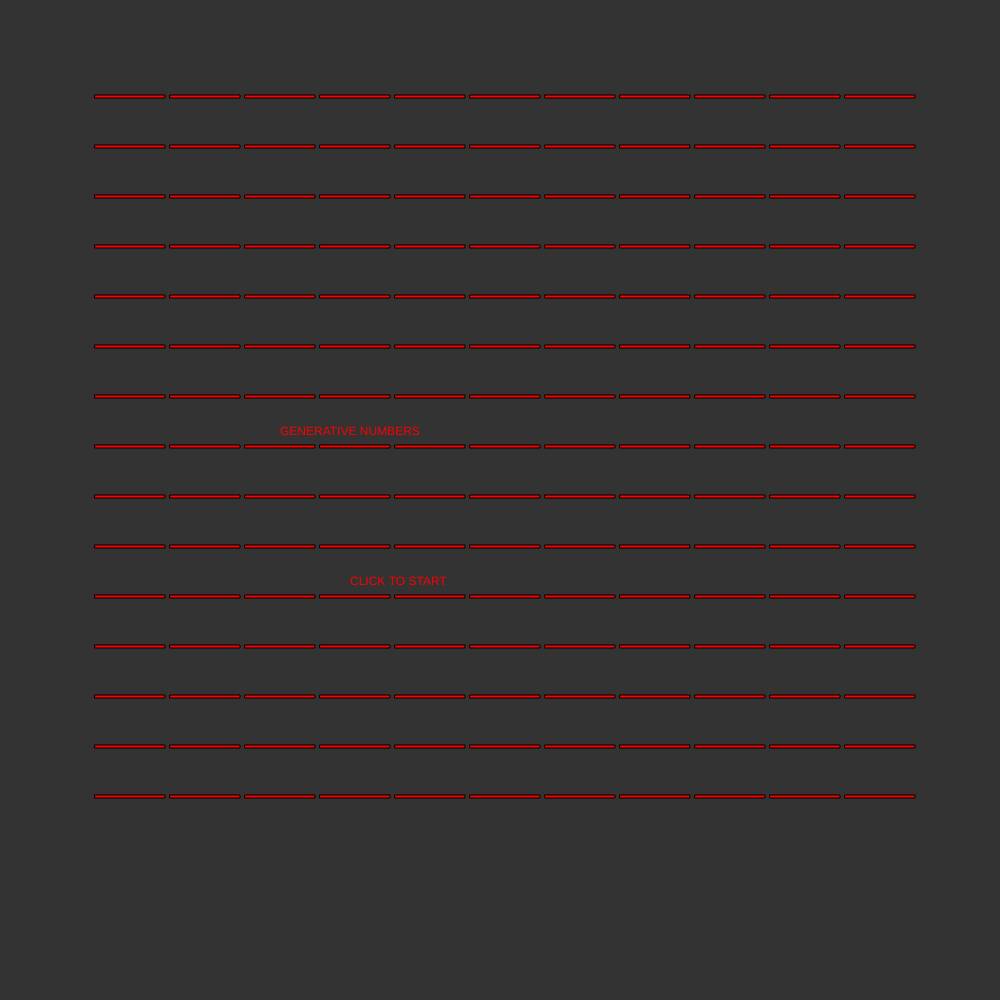
Frame 1 (no input)
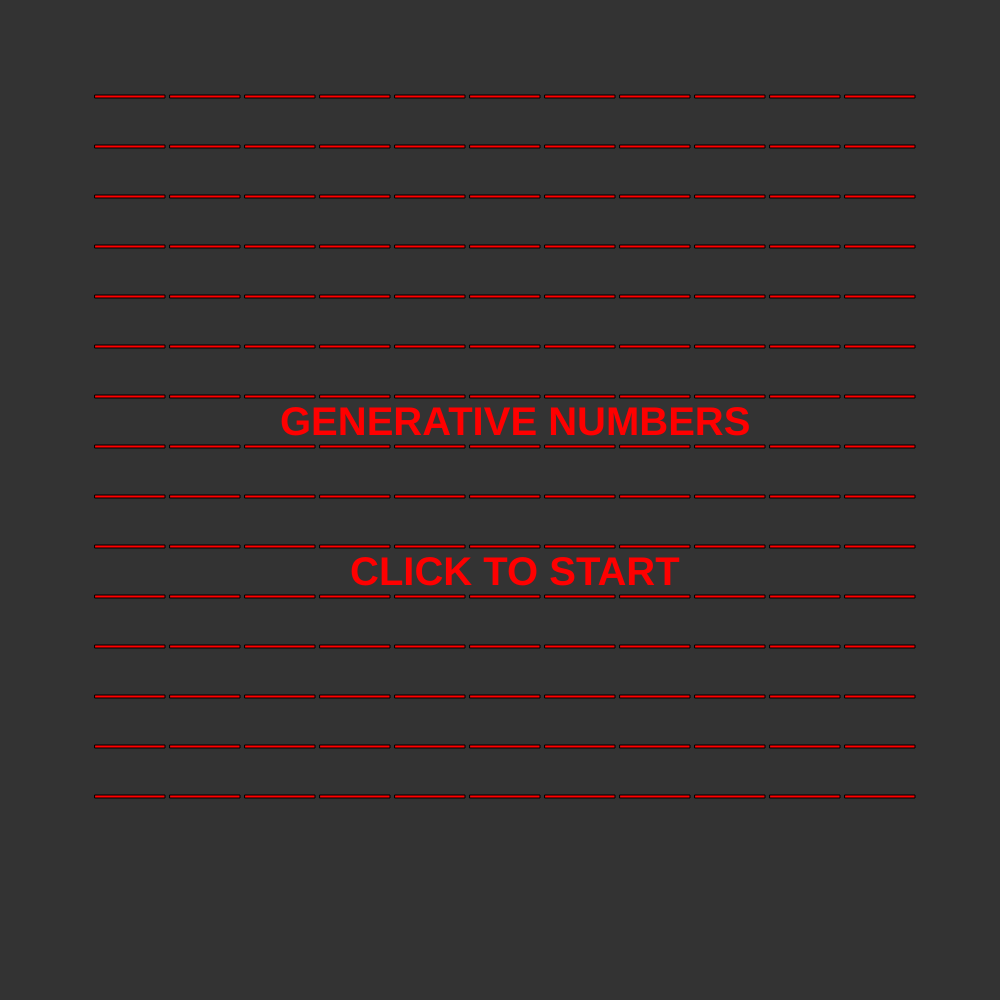
Frame 60 (no input)
Frame 120 (the mouse pressed at the canvas centre since frame 60): identical to frame 60, image omitted

The p5.js sketch that drew these frames (run headless with seeded random() and noise() and a simulated clock; from frame 60 on, the mouse is pressed at the canvas centre):

// p5.js sketch
// ── sketch.js
function setup() {
  createCanvas(1000, 1000);

  //definim els colors que te el programa

  Color1 = color(2550,0,0);
  randomColor2 = color(random(255),random(255),random(255));
  randomColor3 = color(random(255),random(255),random(255));
  randomColor4 = color(random(255),random(255),random(255));
  randomColor5 = color(random(255),random(255),random(255));
}

//declarem les variables del programa, bools i variables

y=50;

var click = false;
let scene = 1;
let r;

//creem la pantalla principal

function error(){
  background(51);
  fill(Color1);
  text("GENERATIVE NUMBERS",280,435);
  text("CLICK TO START",350,585);
  textSize(40);
  textStyle("bold");

  for (let i = 95; i < 845; i += 50) {
    rect(95, i, 70, 3);
    rect(170, i, 70, 3);
    rect(245, i, 70, 3);
    rect(320, i, 70, 3);
    rect(395, i, 70, 3);
    rect(470, i, 70, 3);
    rect(545, i, 70, 3);
    rect(620, i, 70, 3);
    rect(695, i, 70, 3);
    rect(770, i, 70, 3);
    rect(845, i, 70, 3);
}
}

//creem el numero 0

function zero(){
  background(51);
  fill(randomColor2);
 //linea 1
  rect(95, y, 70, 3);
  rect(170, y, 70, 3);
  rect(245, y, 70, 3);
  rect(320, y, 70, 8);
  rect(395, y, 70, 20);
  rect(470, y, 70, 20);
  rect(545, y, 70, 20);
  rect(620, y, 70, 8);
  rect(695, y, 70, 3);
  rect(770, y, 70, 3);
  rect(845, y, 70, 3);
  
  //linea2
  rect(95, y*2, 70, 3);
  rect(170, y*2, 70, 3);
  rect(245, y*2, 70, 8);
  rect(320, y*2, 70, 20);
  rect(395, y*2, 70, 20);
  rect(470, y*2, 70, 20);
  rect(545, y*2, 70, 20);
  rect(620, y*2, 70, 20);
  rect(695, y*2, 70, 8);
  rect(770, y*2, 70, 3);
  rect(845, y*2, 70, 3);
  
  //linea 3
  rect(95, y*3, 70, 3);
  rect(170, y*3, 70, 8);
  rect(245, y*3, 70, 20);
  rect(320, y*3, 70, 20);
  rect(395, y*3, 70, 20);
  rect(470, y*3, 70, 20);
  rect(545, y*3, 70, 20);
  rect(620, y*3, 70, 20);
  rect(695, y*3, 70, 20);
  rect(770, y*3, 70, 8);
  rect(845, y*3, 70, 3);
  
  //linea 4
  rect(95, y*4, 70, 8);
  rect(170, y*4, 70, 20);
  rect(245, y*4, 70, 20);
  rect(320, y*4, 70, 20);
  rect(620, y*4, 70, 20);
  rect(695, y*4, 70, 20);
  rect(770, y*4, 70, 20);
  rect(845, y*4, 70, 8);
  
  //linea 5
  rect(95, y*5, 70, 8);
  rect(170, y*5, 70, 20);
  rect(245, y*5, 70, 20);
  rect(320, y*5, 70, 20);
  rect(620, y*5, 70, 20);
  rect(695, y*5, 70, 20);
  rect(770, y*5, 70, 20);
  rect(845, y*5, 70, 8);
  
  //linea 6
  rect(95, y*6, 70, 8);
  rect(170, y*6, 70, 20);
  rect(245, y*6, 70, 20);
  rect(320, y*6, 70, 20);
  rect(620, y*6, 70, 20);
  rect(695, y*6, 70, 20);
  rect(770, y*6, 70, 20);
  rect(845, y*6, 70, 8);
  
  //linea 7
  rect(95, y*7, 70, 8);
  rect(170, y*7, 70, 20);
  rect(245, y*7, 70, 20);
  rect(320, y*7, 70, 20);
  rect(620, y*7, 70, 20);
  rect(695, y*7, 70, 20);
  rect(770, y*7, 70, 20);
  rect(845, y*7, 70, 8);
  
  //linea 8
  rect(95, y*8, 70, 8);
  rect(170, y*8, 70, 20);
  rect(245, y*8, 70, 20);
  rect(320, y*8, 70, 20);
  rect(620, y*8, 70, 20);
  rect(695, y*8, 70, 20);
  rect(770, y*8, 70, 20);
  rect(845, y*8, 70, 8);
  
  //linea9
  rect(95, y*9, 70, 8);
  rect(170, y*9, 70, 20);
  rect(245, y*9, 70, 20);
  rect(320, y*9, 70, 20);
  rect(620, y*9, 70, 20);
  rect(695, y*9, 70, 20);
  rect(770, y*9, 70, 20);
  rect(845, y*9, 70, 8);
  
  //linea10
  rect(95, y*10, 70, 8);
  rect(170, y*10, 70, 20);
  rect(245, y*10, 70, 20);
  rect(320, y*10, 70, 20);
  rect(620, y*10, 70, 20);
  rect(695, y*10, 70, 20);
  rect(770, y*10, 70, 20);
  rect(845, y*10, 70, 8);
  
  //linea11
  rect(95, y*11, 70, 8);
  rect(170, y*11, 70, 20);
  rect(245, y*11, 70, 20);
  rect(320, y*11, 70, 20);
  rect(620, y*11, 70, 20);
  rect(695, y*11, 70, 20);
  rect(770, y*11, 70, 20);
  rect(845, y*11, 70, 8);
  
  //linea12
  rect(95, y*12, 70, 8);
  rect(170, y*12, 70, 20);
  rect(245, y*12, 70, 20);
  rect(320, y*12, 70, 20);
  rect(620, y*12, 70, 20);
  rect(695, y*12, 70, 20);
  rect(770, y*12, 70, 20);
  rect(845, y*12, 70, 8);
  
  //linea13
  rect(95, y*13, 70, 8);
  rect(170, y*13, 70, 20);
  rect(245, y*13, 70, 20);
  rect(320, y*13, 70, 20);
  rect(620, y*13, 70, 20);
  rect(695, y*13, 70, 20);
  rect(770, y*13, 70, 20);
  rect(845, y*13, 70, 8);
  
  //linea14
  rect(95, y*14, 70, 8);
  rect(170, y*14, 70, 20);
  rect(245, y*14, 70, 20);
  rect(320, y*14, 70, 20);
  rect(620, y*14, 70, 20);
  rect(695, y*14, 70, 20);
  rect(770, y*14, 70, 20);
  rect(845, y*14, 70, 8);
  
  //linea15
  rect(95, y*15, 70, 3);
  rect(170, y*15, 70, 8);
  rect(245, y*15, 70, 20);
  rect(320, y*15, 70, 20);
  rect(395, y*15, 70, 20);
  rect(470, y*15, 70, 20);
  rect(545, y*15, 70, 20);
  rect(620, y*15, 70, 20);
  rect(695, y*15, 70, 20);
  rect(770, y*15, 70, 8);
  rect(845, y*15, 70, 3);
  
  //linea16
  rect(95, y*16, 70, 3);
  rect(170, y*16, 70, 3);
  rect(245, y*16, 70, 8);
  rect(320, y*16, 70, 20);
  rect(395, y*16, 70, 20);
  rect(470, y*16, 70, 20);
  rect(545, y*16, 70, 20);
  rect(620, y*16, 70, 20);
  rect(695, y*16, 70, 8);
  rect(770, y*16, 70, 3);
  rect(845, y*16, 70, 3);
  
  //linea17
  rect(95, y*17, 70, 3);
  rect(170, y*17, 70, 3);
  rect(245, y*17, 70, 3);
  rect(320, y*17, 70, 8);
  rect(395, y*17, 70, 20);
  rect(470, y*17, 70, 20);
  rect(545, y*17, 70, 20);
  rect(620, y*17, 70, 8);
  rect(695, y*17, 70, 3);
  rect(770, y*17, 70, 3);
  rect(845, y*17, 70, 3); 
}

//creem el numero 1

function one(){
  background(51);
  fill(randomColor3);
  //linea 1
  rect(95, y, 70, 3);
  rect(170, y, 70, 3);
  rect(245, y, 70, 3);
  rect(320, y, 70, 8);
  rect(395, y, 70, 20);
  rect(470, y, 70, 20);
  rect(545, y, 70, 20);
  rect(620, y, 70, 8);
  rect(695, y, 70, 3);
  rect(770, y, 70, 3);
  rect(845, y, 70, 3);
  
  //linea2
  rect(95, y*2, 70, 3);
  rect(170, y*2, 70, 3);
  rect(245, y*2, 70, 8);
  rect(320, y*2, 70, 20);
  rect(395, y*2, 70, 20);
  rect(470, y*2, 70, 20);
  rect(545, y*2, 70, 20);
  rect(620, y*2, 70, 20);
  rect(695, y*2, 70, 8);
  rect(770, y*2, 70, 3);
  rect(845, y*2, 70, 3);
  
  //linea 3
  rect(95, y*3, 70, 3);
  rect(170, y*3, 70, 8);
  rect(245, y*3, 70, 20);
  rect(320, y*3, 70, 20);
  rect(395, y*3, 70, 20);
  rect(470, y*3, 70, 8);
  rect(545, y*3, 70, 20);
  rect(620, y*3, 70, 20);
  rect(695, y*3, 70, 20);
  rect(770, y*3, 70, 3);
  rect(845, y*3, 70, 3);
  
  //linea 4
  rect(95, y*4, 70, 8);
  rect(170, y*4, 70, 20);
  rect(245, y*4, 70, 20);
  rect(320, y*4, 70, 20);
  rect(545, y*4, 70, 20);
  rect(620, y*4, 70, 20);
  rect(695, y*4, 70, 20);
  rect(770, y*4, 70, 3);
  rect(845, y*4, 70, 3);
  
  //linea 5
  rect(95, y*5, 70, 8);
  rect(170, y*5, 70, 20);
  rect(245, y*5, 70, 20);
  rect(320, y*5, 70, 8);
  rect(545, y*5, 70, 20);
  rect(620, y*5, 70, 20);
  rect(695, y*5, 70, 20);
  rect(770, y*5, 70, 3);
  rect(845, y*5, 70, 3);
  
  //linea 6
  rect(95, y*6, 70, 8);
  rect(170, y*6, 70, 20);
  rect(245, y*6, 70, 8);
  rect(320, y*6, 70, 3);
  rect(545, y*6, 70, 20);
  rect(620, y*6, 70, 20);
  rect(695, y*6, 70, 20);
  rect(770, y*6, 70, 3);
  rect(845, y*6, 70, 3);
  
  //linea 7
  rect(545, y*7, 70, 20);
  rect(620, y*7, 70, 20);
  rect(695, y*7, 70, 20);
  rect(770, y*7, 70, 3);
  rect(845, y*7, 70, 3);
  
  //linea 8
  rect(545, y*8, 70, 20);
  rect(620, y*8, 70, 20);
  rect(695, y*8, 70, 20);
  rect(770, y*8, 70, 3);
  rect(845, y*8, 70, 3);
  
  //linea9
  rect(545, y*9, 70, 20);
  rect(620, y*9, 70, 20);
  rect(695, y*9, 70, 20);
  rect(770, y*9, 70, 3);
  rect(845, y*9, 70, 3);
  
  //linea10
  rect(545, y*10, 70, 20);
  rect(620, y*10, 70, 20);
  rect(695, y*10, 70, 20);
  rect(770, y*10, 70, 3);
  rect(845, y*10, 70, 3);
  
  //linea11
  rect(545, y*11, 70, 20);
  rect(620, y*11, 70, 20);
  rect(695, y*11, 70, 20);
  rect(770, y*11, 70, 3);
  rect(845, y*11, 70, 3);
  
  //linea12
  rect(545, y*12, 70, 20);
  rect(620, y*12, 70, 20);
  rect(695, y*12, 70, 20);
  rect(770, y*12, 70, 3);
  rect(845, y*12, 70, 3);
  
  //linea13
  rect(545, y*13, 70, 20);
  rect(620, y*13, 70, 20);
  rect(695, y*13, 70, 20);
  rect(770, y*13, 70, 3);
  rect(845, y*13, 70, 3);
  
  //linea14
  rect(545, y*14, 70, 20);
  rect(620, y*14, 70, 20);
  rect(695, y*14, 70, 20);
  rect(770, y*14, 70, 3);
  rect(845, y*14, 70, 3);
  
  //linea15
  rect(470, y*15, 70, 8);
  rect(545, y*15, 70, 20);
  rect(620, y*15, 70, 20);
  rect(695, y*15, 70, 20);
  rect(770, y*15, 70, 8);
  rect(845, y*15, 70, 3);
  
  //linea16
  rect(470, y*16, 70, 20);
  rect(545, y*16, 70, 20);
  rect(620, y*16, 70, 20);
  rect(695, y*16, 70, 20);
  rect(770, y*16, 70, 20);
  rect(845, y*16, 70, 3);
  
  //linea17
  rect(470, y*17, 70, 20);
  rect(545, y*17, 70, 20);
  rect(620, y*17, 70, 20);
  rect(695, y*17, 70, 20);
  rect(770, y*17, 70, 20);
  rect(845, y*17, 70, 3);
}

//creem el numero 2

function two(){
  background(51);
  fill(randomColor4);
  //linea 1
  rect(95, y, 70, 3);
  rect(170, y, 70, 3);
  rect(245, y, 70, 3);
  rect(320, y, 70, 8);
  rect(395, y, 70, 20);
  rect(470, y, 70, 20);
  rect(545, y, 70, 20);
  rect(620, y, 70, 8);
  rect(695, y, 70, 3);
  rect(770, y, 70, 3);
  rect(845, y, 70, 3);
  
  //linea2
  rect(95, y*2, 70, 3);
  rect(170, y*2, 70, 3);
  rect(245, y*2, 70, 8);
  rect(320, y*2, 70, 20);
  rect(395, y*2, 70, 20);
  rect(470, y*2, 70, 20);
  rect(545, y*2, 70, 20);
  rect(620, y*2, 70, 20);
  rect(695, y*2, 70, 8);
  rect(770, y*2, 70, 3);
  rect(845, y*2, 70, 3);
  
  //linea 3
  rect(95, y*3, 70, 3);
  rect(170, y*3, 70, 8);
  rect(245, y*3, 70, 20);
  rect(320, y*3, 70, 20);
  rect(395, y*3, 70, 20);
  rect(470, y*3, 70, 20);
  rect(545, y*3, 70, 20);
  rect(620, y*3, 70, 20);
  rect(695, y*3, 70, 20);
  rect(770, y*3, 70, 8);
  rect(845, y*3, 70, 3);
  
  //linea 4
  rect(95, y*4, 70, 8);
  rect(170, y*4, 70, 20);
  rect(245, y*4, 70, 20);
  rect(320, y*4, 70, 20);
  rect(545, y*4, 70, 20);
  rect(620, y*4, 70, 20);
  rect(695, y*4, 70, 20);
  rect(770, y*4, 70, 20);
  rect(845, y*4, 70, 8);
  
  //linea 5
  rect(95, y*5, 70, 8);
  rect(170, y*5, 70, 20);
  rect(245, y*5, 70, 20);
  rect(320, y*5, 70, 20);
  rect(545, y*5, 70, 20);
  rect(620, y*5, 70, 20);
  rect(695, y*5, 70, 20);
  rect(770, y*5, 70, 20);
  rect(845, y*5, 70, 8);
  
  //linea 6
  rect(545, y*6, 70, 20);
  rect(620, y*6, 70, 20);
  rect(695, y*6, 70, 20);
  rect(770, y*6, 70, 20);
  rect(845, y*6, 70, 8);
  
  //linea 7
  rect(545, y*7, 70, 20);
  rect(620, y*7, 70, 20);
  rect(695, y*7, 70, 20);
  rect(770, y*7, 70, 8);
  rect(845, y*7, 70, 8);
  
  //linea 8
  rect(545, y*8, 70, 20);
  rect(620, y*8, 70, 20);
  rect(695, y*8, 70, 20);
  rect(770, y*8, 70, 8);
  rect(845, y*8, 70, 3);
  
  //linea9
  
  rect(395, y*9, 70, 8);
  rect(470, y*9, 70, 20);
  rect(545, y*9, 70, 20);
  rect(620, y*9, 70, 20);
  rect(695, y*9, 70, 8);
  rect(770, y*9, 70, 3);
  rect(845, y*9, 70, 3);
  
  //linea10
  rect(320, y*10, 70, 8);
  rect(395, y*10, 70, 20);
  rect(470, y*10, 70, 20);
  rect(545, y*10, 70, 20);
  rect(620, y*10, 70, 8);
  rect(695, y*10, 70, 3);
  rect(770, y*10, 70, 3);
  rect(845, y*10, 70, 3);
  
  //linea11
  rect(95, y*11, 70, 3);
  rect(170, y*11, 70, 3);
  rect(245, y*11, 70, 8);
  rect(320, y*11, 70, 20);
  rect(395, y*11, 70, 20);
  rect(470, y*11, 70, 20);
  rect(545, y*11, 70, 20);
  rect(620, y*11, 70, 8);
  rect(695, y*11, 70, 3);
  rect(770, y*11, 70, 3);
  rect(845, y*11, 70, 3);
  
  //linea12
  rect(95, y*12, 70, 3);
  rect(170, y*12, 70, 8);
  rect(245, y*12, 70, 20);
  rect(320, y*12, 70, 20);
  rect(395, y*12, 70, 20);
  rect(470, y*12, 70, 20);
  rect(545, y*12, 70, 20);
  rect(620, y*12, 70, 8);
  rect(695, y*12, 70, 3);
  rect(770, y*12, 70, 3);
  rect(845, y*12, 70, 3);
  
  //linea13
  rect(95, y*13, 70, 3);
  rect(170, y*13, 70, 8);
  rect(245, y*13, 70, 20);
  rect(320, y*13, 70, 20);
  rect(395, y*13, 70, 20);
  rect(470, y*13, 70, 20);
  rect(545, y*13, 70, 8);
  rect(620, y*13, 70, 3);
  rect(695, y*13, 70, 3);
  rect(770, y*13, 70, 3);
  rect(845, y*13, 70, 3);
  
  //linea14
  rect(95, y*14, 70, 3);
  rect(170, y*14, 70, 8);
  rect(245, y*14, 70, 20);
  rect(320, y*14, 70, 20);
  rect(395, y*14, 70, 20);
  rect(470, y*14, 70, 20);
  rect(545, y*14, 70, 8);
  rect(620, y*14, 70, 3);
  rect(695, y*14, 70, 3);
  rect(770, y*14, 70, 3);
  rect(845, y*14, 70, 3);
  
  //linea15
  rect(95, y*15, 70, 8);
  rect(170, y*15, 70, 20);
  rect(245, y*15, 70, 20);
  rect(320, y*15, 70, 20);
  rect(395, y*15, 70, 20);
  rect(470, y*15, 70, 20);
  rect(545, y*15, 70, 20);
  rect(620, y*15, 70, 20);
  rect(695, y*15, 70, 20);
  rect(770, y*15, 70, 20);
  rect(845, y*15, 70, 8);
  
  //linea16
  rect(95, y*16, 70, 8);
  rect(170, y*16, 70, 20);
  rect(245, y*16, 70, 20);
  rect(320, y*16, 70, 20);
  rect(395, y*16, 70, 20);
  rect(470, y*16, 70, 20);
  rect(545, y*16, 70, 20);
  rect(620, y*16, 70, 20);
  rect(695, y*16, 70, 20);
  rect(770, y*16, 70, 20);
  rect(845, y*16, 70, 20);
  
  //linea17
  rect(95, y*17, 70, 8);
  rect(170, y*17, 70, 20);
  rect(245, y*17, 70, 20);
  rect(320, y*17, 70, 20);
  rect(395, y*17, 70, 20);
  rect(470, y*17, 70, 20);
  rect(545, y*17, 70, 20);
  rect(620, y*17, 70, 20);
  rect(695, y*17, 70, 20);
  rect(770, y*17, 70, 20);
  rect(845, y*17, 70, 20);
   
}

//creem el numero 3

function three(){
  background(51);
  fill(randomColor5);
  //linea 1
  rect(95, y, 70, 3);
  rect(170, y, 70, 3);
  rect(245, y, 70, 3);
  rect(320, y, 70, 8);
  rect(395, y, 70, 20);
  rect(470, y, 70, 20);
  rect(545, y, 70, 20);
  rect(620, y, 70, 8);
  rect(695, y, 70, 3);
  rect(770, y, 70, 3);
  rect(845, y, 70, 3);
  
  //linea2
  rect(95, y*2, 70, 3);
  rect(170, y*2, 70, 3);
  rect(245, y*2, 70, 8);
  rect(320, y*2, 70, 20);
  rect(395, y*2, 70, 20);
  rect(470, y*2, 70, 20);
  rect(545, y*2, 70, 20);
  rect(620, y*2, 70, 20);
  rect(695, y*2, 70, 8);
  rect(770, y*2, 70, 3);
  rect(845, y*2, 70, 3);
  
  //linea 3
  rect(95, y*3, 70, 3);
  rect(170, y*3, 70, 8);
  rect(245, y*3, 70, 20);
  rect(320, y*3, 70, 20);
  rect(395, y*3, 70, 20);
  rect(470, y*3, 70, 20);
  rect(545, y*3, 70, 20);
  rect(620, y*3, 70, 20);
  rect(695, y*3, 70, 20);
  rect(770, y*3, 70, 8);
  rect(845, y*3, 70, 3);
  
  //linea 4
  rect(95, y*4, 70, 8);
  rect(170, y*4, 70, 20);
  rect(245, y*4, 70, 20);
  rect(320, y*4, 70, 20);
  rect(545, y*4, 70, 20);
  rect(620, y*4, 70, 20);
  rect(695, y*4, 70, 20);
  rect(770, y*4, 70, 20);
  rect(845, y*4, 70, 8);
  
  //linea 5
  rect(95, y*5, 70, 8);
  rect(170, y*5, 70, 20);
  rect(245, y*5, 70, 20);
  rect(320, y*5, 70, 20);
  rect(545, y*5, 70, 20);
  rect(620, y*5, 70, 20);
  rect(695, y*5, 70, 20);
  rect(770, y*5, 70, 20);
  rect(845, y*5, 70, 8);
  
  //linea 6
  rect(545, y*6, 70, 20);
  rect(620, y*6, 70, 20);
  rect(695, y*6, 70, 20);
  rect(770, y*6, 70, 20);
  rect(845, y*6, 70, 8);
  
  //linea 7
  rect(545, y*7, 70, 20);
  rect(620, y*7, 70, 20);
  rect(695, y*7, 70, 20);
  rect(770, y*7, 70, 8);
  rect(845, y*7, 70, 8);
  
  //linea 8
  rect(545, y*8, 70, 20);
  rect(620, y*8, 70, 20);
  rect(695, y*8, 70, 20);
  rect(770, y*8, 70, 8);
  rect(845, y*8, 70, 3);
  
  //linea9
  
  rect(395, y*9, 70, 8);
  rect(470, y*9, 70, 20);
  rect(545, y*9, 70, 20);
  rect(620, y*9, 70, 20);
  rect(695, y*9, 70, 8);
  rect(770, y*9, 70, 3);
  rect(845, y*9, 70, 3);
  
  //linea10
  rect(320, y*10, 70, 8);
  rect(395, y*10, 70, 20);
  rect(470, y*10, 70, 20);
  rect(545, y*10, 70, 20);
  rect(620, y*10, 70, 8);
  rect(695, y*10, 70, 3);
  rect(770, y*10, 70, 3);
  rect(845, y*10, 70, 3);
  
  //linea11
  rect(395, y*11, 70, 8);
  rect(470, y*11, 70, 20);
  rect(545, y*11, 70, 20);
  rect(620, y*11, 70, 20);
  rect(695, y*11, 70, 20);
  rect(770, y*11, 70, 8);
  rect(845, y*11, 70, 3);
  
  //linea12
  rect(545, y*12, 70, 20);
  rect(620, y*12, 70, 20);
  rect(695, y*12, 70, 20);
  rect(770, y*12, 70, 20);
  rect(845, y*12, 70, 8);
  
  //linea13
  rect(95, y*13, 70, 8);
  rect(170, y*13, 70, 20);
  rect(245, y*13, 70, 20);
  rect(320, y*13, 70, 20);
  rect(545, y*13, 70, 20);
  rect(620, y*13, 70, 20);
  rect(695, y*13, 70, 20);
  rect(770, y*13, 70, 20);
  rect(845, y*13, 70, 8);
  
  //linea14
  rect(95, y*14, 70, 8);
  rect(170, y*14, 70, 20);
  rect(245, y*14, 70, 20);
  rect(320, y*14, 70, 20);
  rect(545, y*14, 70, 20);
  rect(620, y*14, 70, 20);
  rect(695, y*14, 70, 20);
  rect(770, y*14, 70, 20);
  rect(845, y*14, 70, 8);
  
  //linea15
  rect(95, y*15, 70, 3);
  rect(170, y*15, 70, 8);
  rect(245, y*15, 70, 20);
  rect(320, y*15, 70, 20);
  rect(395, y*15, 70, 20);
  rect(470, y*15, 70, 20);
  rect(545, y*15, 70, 20);
  rect(620, y*15, 70, 20);
  rect(695, y*15, 70, 20);
  rect(770, y*15, 70, 8);
  rect(845, y*15, 70, 3);
  
  //linea16
  rect(95, y*16, 70, 3);
  rect(170, y*16, 70, 3);
  rect(245, y*16, 70, 8);
  rect(320, y*16, 70, 20);
  rect(395, y*16, 70, 20);
  rect(470, y*16, 70, 20);
  rect(545, y*16, 70, 20);
  rect(620, y*16, 70, 20);
  rect(695, y*16, 70, 8);
  rect(770, y*16, 70, 3);
  rect(845, y*16, 70, 3);
  
  //linea17
  rect(95, y*17, 70, 3);
  rect(170, y*17, 70, 3);
  rect(245, y*17, 70, 3);
  rect(320, y*17, 70, 8);
  rect(395, y*17, 70, 20);
  rect(470, y*17, 70, 20);
  rect(545, y*17, 70, 20);
  rect(620, y*17, 70, 8);
  rect(695, y*17, 70, 3);
  rect(770, y*17, 70, 3);
  rect(845, y*17, 70, 3);
}

//fem que cada vegada que es cliqui, el boolean click sigui true i que la escena passi a ser la 2

function mouseClicked() {
  click = true;
  scene = 2;
}

//cada vegada que el dispostiu(movil) es sacseja, l'escena passa a ser la primera de totes

function deviceShaken(){
  scene == 1;
  redraw();
}

//aqui dibuixem el que volem que es mostri del projecte, en aquest cas l'escena d'start(error) 
//i fem un random per generar de froma aleatoria els numeros que hem definit com a funcions

function draw() {
  
  if(scene==1){
    error();
  }
  
  
  if(click == true && scene==2){
    r = int(random(0,5));
    click = false;
  }
  
  if(r == 1){
      zero();
    }
    
  else if(r == 2){
      one();
  }
  
  if(r == 3){
      two();
    }
    
  else if(r == 4){
      three();
  }
  
}
